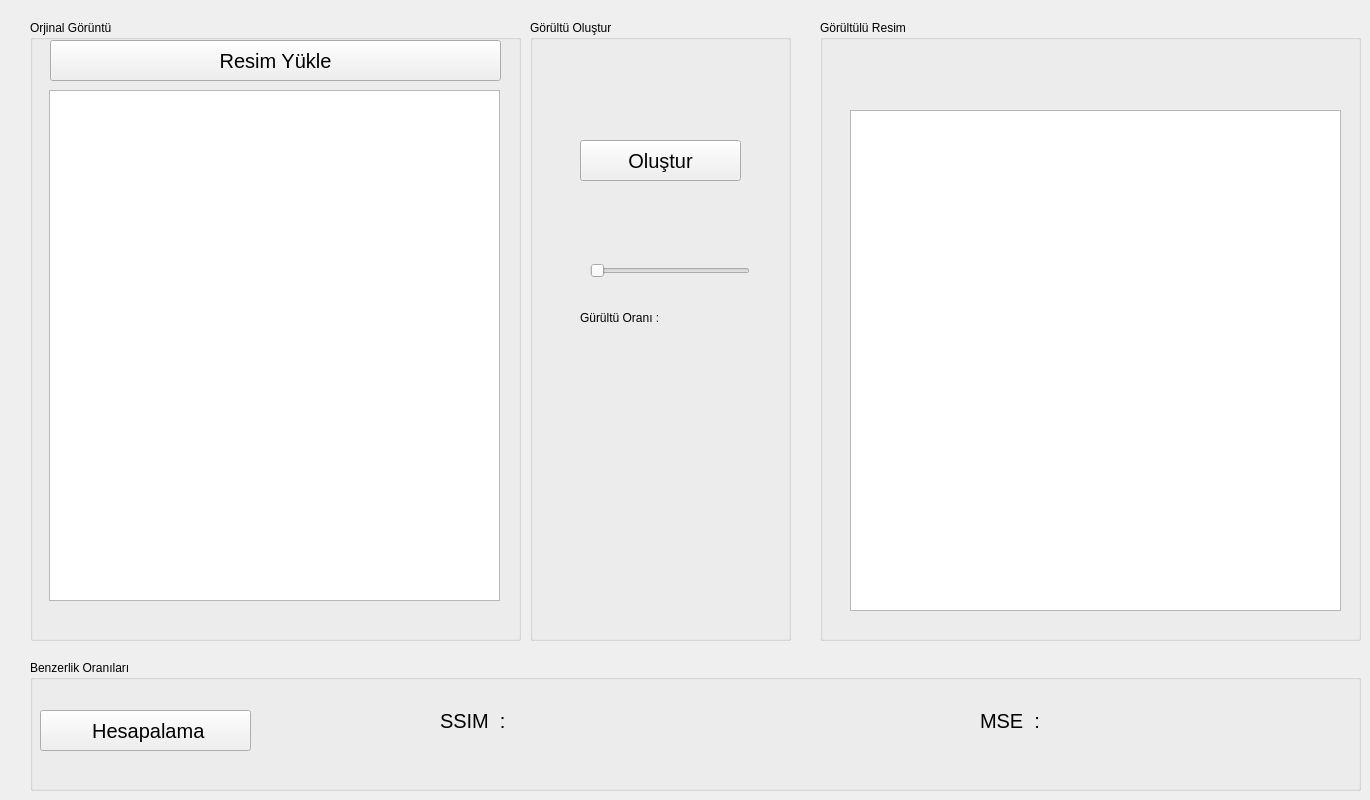
   <widget class="QWidget" name="tab_16">
    <attribute name="title">
     <string>Gürültü</string>
    </attribute>
    <widget class="QGroupBox" name="groupBox_62">
     <property name="geometry">
      <rect>
       <x>30</x>
       <y>660</y>
       <width>1331</width>
       <height>131</height>
      </rect>
     </property>
     <property name="title">
      <string>Benzerlik Oranıları </string>
     </property>
     <widget class="QPushButton" name="btnGurultuBenzerlikHesapla">
      <property name="geometry">
       <rect>
        <x>10</x>
        <y>50</y>
        <width>211</width>
        <height>41</height>
       </rect>
      </property>
      <property name="font">
       <font>
        <pointsize>15</pointsize>
       </font>
      </property>
      <property name="text">
       <string> Hesapalama</string>
      </property>
     </widget>
     <widget class="QLabel" name="lblSsim">
      <property name="geometry">
       <rect>
        <x>410</x>
        <y>50</y>
        <width>211</width>
        <height>21</height>
       </rect>
      </property>
      <property name="font">
       <font>
        <pointsize>15</pointsize>
       </font>
      </property>
      <property name="text">
       <string>SSIM  :</string>
      </property>
     </widget>
     <widget class="QLabel" name="lblMse">
      <property name="geometry">
       <rect>
        <x>950</x>
        <y>50</y>
        <width>211</width>
        <height>21</height>
       </rect>
      </property>
      <property name="font">
       <font>
        <pointsize>15</pointsize>
       </font>
      </property>
      <property name="text">
       <string>MSE  :</string>
      </property>
     </widget>
    </widget>
    <widget class="QGroupBox" name="groupBox_63">
     <property name="geometry">
      <rect>
       <x>30</x>
       <y>20</y>
       <width>491</width>
       <height>621</height>
      </rect>
     </property>
     <property name="title">
      <string>Orjinal Görüntü</string>
     </property>
     <widget class="QPushButton" name="btnGurultuYukle">
      <property name="geometry">
       <rect>
        <x>20</x>
        <y>20</y>
        <width>451</width>
        <height>41</height>
       </rect>
      </property>
      <property name="font">
       <font>
        <pointsize>15</pointsize>
       </font>
      </property>
      <property name="text">
       <string>Resim Yükle</string>
      </property>
     </widget>
     <widget class="QGraphicsView" name="gvGurultuYukle">
      <property name="geometry">
       <rect>
        <x>19</x>
        <y>70</y>
        <width>451</width>
        <height>511</height>
       </rect>
      </property>
     </widget>
    </widget>
    <widget class="QGroupBox" name="groupBox_64">
     <property name="geometry">
      <rect>
       <x>530</x>
       <y>20</y>
       <width>261</width>
       <height>621</height>
      </rect>
     </property>
     <property name="title">
      <string>Görültü Oluştur </string>
     </property>
     <widget class="QPushButton" name="btnGurultuOlustur">
      <property name="geometry">
       <rect>
        <x>50</x>
        <y>120</y>
        <width>161</width>
        <height>41</height>
       </rect>
      </property>
      <property name="font">
       <font>
        <pointsize>15</pointsize>
       </font>
      </property>
      <property name="text">
       <string>Oluştur</string>
      </property>
     </widget>
     <widget class="QSlider" name="hsGurultuOlustur">
      <property name="geometry">
       <rect>
        <x>60</x>
        <y>240</y>
        <width>160</width>
        <height>22</height>
       </rect>
      </property>
      <property name="maximum">
       <number>100</number>
      </property>
      <property name="orientation">
       <enum>Qt::Horizontal</enum>
      </property>
     </widget>
     <widget class="QLabel" name="label">
      <property name="geometry">
       <rect>
        <x>50</x>
        <y>290</y>
        <width>91</width>
        <height>16</height>
       </rect>
      </property>
      <property name="text">
       <string>Gürültü Oranı :</string>
      </property>
     </widget>
     <widget class="QLabel" name="lblGurultu">
      <property name="geometry">
       <rect>
        <x>160</x>
        <y>290</y>
        <width>71</width>
        <height>20</height>
       </rect>
      </property>
      <property name="text">
       <string/>
      </property>
     </widget>
    </widget>
    <widget class="QGroupBox" name="groupBox_65">
     <property name="geometry">
      <rect>
       <x>820</x>
       <y>20</y>
       <width>541</width>
       <height>621</height>
      </rect>
     </property>
     <property name="title">
      <string>Görültülü Resim </string>
     </property>
     <widget class="QGraphicsView" name="gvGurultuSonuc">
      <property name="geometry">
       <rect>
        <x>30</x>
        <y>90</y>
        <width>491</width>
        <height>501</height>
       </rect>
      </property>
     </widget>
    </widget>
   </widget>
